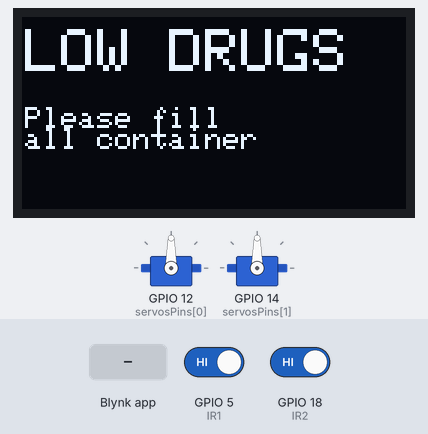
The sketch below on a simulated ESP32. Parts: 128×64 one-colour display, 2 × servo. Inputs (shaded band) come from the test bench; at power-on: GPIO 5 (IR1) HIGH, GPIO 18 (IR2) HIGH. WiFi joins after 1.5 s; servers stay silent unless stated; the display library's start-up logo is not drawn; what the sketch prints to the serial monitor is not drawn.

Above: at 10.0 s.
10.1 s: Blynk app writes 1 to V3
At 10.9 s:
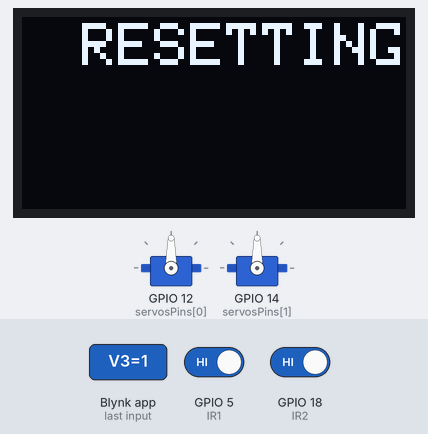
11.6 s: Blynk app writes 1 to V4
At 14.39 s:
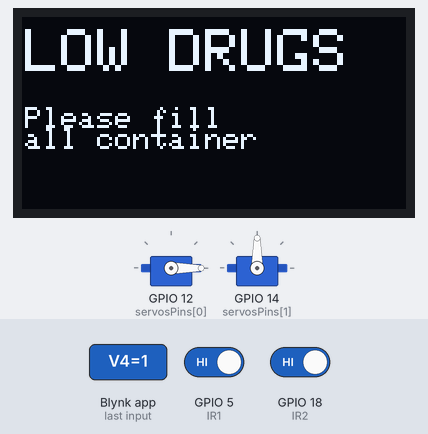
14.6 s: Blynk app writes 1 to V5
At 16.4 s:
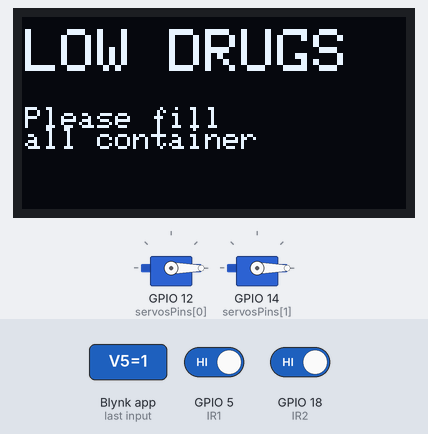
17.1 s: Blynk app writes 200 to V4
At 17.57 s:
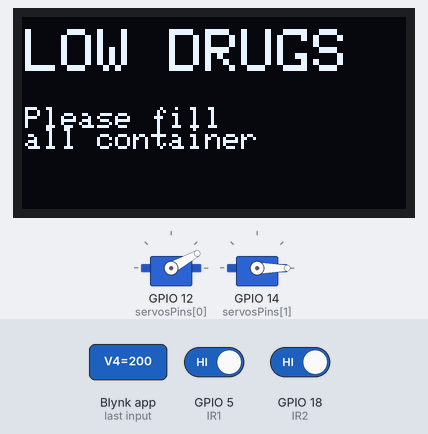
19.6 s: Blynk app writes 0 to V3
At 20.8 s:
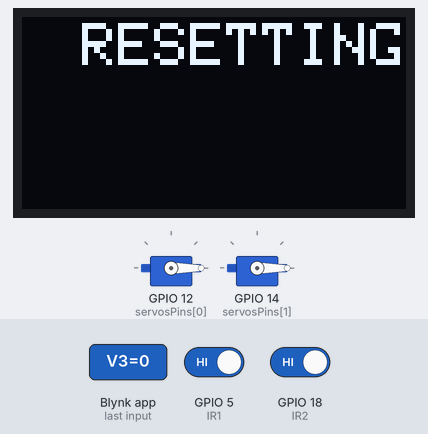
21.1 s: Blynk app writes 200 to V3
Timing chart, 0 to 24.1 s (numbered marks = the images above; inputs shaded):
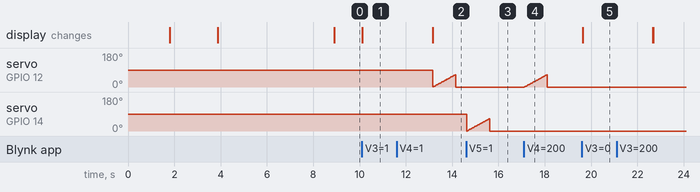

The sketch:

enser_and_Counter_with_OLED_Display_and_Notifier_Using_ESP32.ino
```cpp
//You can get these after setting up Blynk
#define BLYNK_TEMPLATE_ID "template_id"
#define BLYNK_TEMPLATE_NAME "Counter and Organizer"
#define BLYNK_DEVICE_NAME "OLED Pill Organizer and Dispenser"
#define BLYNK_AUTH_TOKEN "auth_token"

#define BLYNK_PRINT Serial
#include <Arduino.h>
#include <analogWrite.h>
#include <WiFi.h>
#include <SPI.h>
#include <WiFiClient.h>
#include <BlynkSimpleEsp32.h>
#include <Adafruit_GFX.h>
#include <Adafruit_SSD1306.h>
#include <ESP32Servo.h>

char auth[] = BLYNK_AUTH_TOKEN;
// Your WiFi credentials.
// Set password to "" for open networks.
char ssid[] = "SSID_ID";
char pass[] = "password";

#define IR1 5  // IR sensor 1
#define IR2 18 // IR sensor 2
#define SCREEN_WIDTH 128 // OLED display width, in pixels
#define SCREEN_HEIGHT 64 // OLED display height, in pixels
#define OLED_RESET 4
#define SCREEN_ADDRESS 0X3C
Adafruit_SSD1306 display(SCREEN_WIDTH, SCREEN_HEIGHT, &Wire, OLED_RESET);

int pos;
int med1 = 0;
int med2 = 0;
bool counter1 = false;
bool counter2 = false;
int x = 0;
int y = 16;

// Servo

const int servoCount = 2;
static const int servosPins[servoCount] = {12, 14};

Servo servos[servoCount];

// -------------------

void countmed1(){
  if(counter1 == true){
    counter1 = false;
    med1 = med1 + 1;
    Serial.print("Number of med1 = ");
    Serial.println(med1/2);
    Blynk.virtualWrite(V0,med1/2);
    if(med1 >= 20){
      Blynk.logEvent("container1_full");
    }
  }

}

void countmed2(){
  if(counter2 == true){
    counter2 = false;
    med2 = med2 + 1;
    Serial.print("Number of med2 = ");
    Serial.println(med2/2);
    Blynk.virtualWrite(V1,med2/2);
    if(med2 >= 20){
      Blynk.logEvent("container2_full");
    }
  }

}

void docounter1() {
  counter1 = true;
}

void docounter2() {
  counter2 = true;
}

void myTimerEvent()
{
  // You can send any value at any time.
  // Please don't send more than 10 values per second.
  Blynk.virtualWrite(V3, millis() / 1000);
}

void oledAleart(){
    display.clearDisplay();
    display.setTextSize(2);
    display.setTextColor(SSD1306_WHITE);
    display.setCursor(1,4);
  if (med1 <= 4 && med2 <= 4){
    display.println(F("LOW DRUGS"));
    display.setCursor(1,30);
    display.setTextSize(1);
    display.println(F("Please fill"));
    display.setCursor(1,37);
    display.println(F("all container"));
  }
  else if(med1 >= 20 && med2 >= 20){
    display.println(F("FULL DRUGS"));
    display.setCursor(1,30);
    display.setTextSize(1);
    display.println(F("Have a"));
    display.setCursor(1,37);
    display.println(F("nice day"));
  }
  display.display();
}


BlynkTimer timer;

BLYNK_WRITE(V3){
  int value = param.asInt();
  if(value = true){
    med1 = 0;
    med2 = 0;
    Blynk.virtualWrite(V0,med1/2);
    Blynk.virtualWrite(V1,med2/2);
    display.clearDisplay();
    display.setTextSize(2);
    display.setTextColor(SSD1306_WHITE);
    display.setCursor(20,2);
    display.println(F("RESETTING"));
    display.display();
    delay(3000);
  }

}


BLYNK_WRITE(V4){
  int value = param.asInt();
  int pos = 0;
  Serial.println("Now, Container 1 is working");
  Serial.println(value);
  if(value >= 1){
    med1 = med1 - 2;
    Serial.print("Number of med1 = ");
    Serial.println(med1/2);
    Blynk.virtualWrite(V0,med1/2);
    for(pos = 0; pos <= 66; pos += 1){
      servos[0].write(pos);
      delay(15);
    }
    for(pos = 66; pos >= 0; pos -= 1){
      servos[0].write(pos);
    }
    if(med1 <= 0 && med2 <= 0){
      Blynk.logEvent("out_of_medicine","Please fill up all containers !!!");
      display.clearDisplay();
      display.setTextSize(2);
      display.setTextColor(SSD1306_WHITE);
      display.setCursor(1,4);
      display.println(F("OUT OF"));
      display.setCursor(1,20);
      display.println(F("Medicine"));
    }
    else if(med1 <= 4){
    Blynk.logEvent("container_1_low","Please fill medicine in container 1");
    }
  }
}

BLYNK_WRITE(V5){
  int value = param.asInt();
  int pos = 0;
  Serial.println("Now, Container 2 is working");
  Serial.println(value);
  if(value >= 1){
    med2 = med2 - 2;
    Serial.print("Number of med2 = ");
    Serial.println(med2/2);
    Blynk.virtualWrite(V1,med2/2);
    for(pos = 0; pos <= 66; pos += 1){
      servos[1].write(pos);
      delay(15);
    }
    for(pos = 66; pos >= 0; pos -= 1){
      servos[1].write(pos);
    }
    if(med1 <= 0 && med2 <= 0){
      Blynk.logEvent("out_of_medicine","Please fill up all containers !!!");
      display.clearDisplay();
      display.setTextSize(2);
      display.setTextColor(SSD1306_WHITE);
      display.setCursor(1,4);
      display.println(F("OUT OF"));
      display.setCursor(1,20);
      display.println(F("Medicine"));
    }
    else if(med1 <= 4){
    Blynk.logEvent("container_2_low","Please fill medicine in container 2");
    }
  }
}


void setup() {
  Serial.begin(115200);
  Blynk.begin(auth, ssid, pass);
  pinMode(IR1, INPUT);
  pinMode(IR2, INPUT);
  attachInterrupt(digitalPinToInterrupt(IR1), docounter1, RISING);
  attachInterrupt(digitalPinToInterrupt(IR2), docounter2, RISING);
  timer.setInterval(1000L, myTimerEvent);
  if(!display.begin(SSD1306_SWITCHCAPVCC, 0x3C)){
    Serial.println(F("SSD1306 allocation failed"));
    for(;;); // Don't proceed, loop forever
  }
  display.display();
  delay(2000);
  // Clear the buffer
  display.clearDisplay();
  display.setTextSize(2);              // Normal 1:1 pixel scale
  display.setTextColor(SSD1306_WHITE);    // Draw white text
  display.setCursor(1,4);              // Start at the top-left corner
  display.println(F("STARTING..."));
  display.setTextSize(1.5);
  display.setCursor(2,25);              // Start at the top-left corner
  display.println(F("PLEASE SETUP"));
  display.setCursor(2,40);
  display.println(F("ON BLYNK"));
  display.drawLine(0, 0, 0, 60, SSD1306_WHITE);
  display.drawLine(0, 60, 127, 60, SSD1306_WHITE);
  display.drawLine(127, 60, 127, 0, SSD1306_WHITE);
  display.drawLine(127, 0, 0, 0, SSD1306_WHITE);
  display.display();
  delay(5000);
  for(int i = 0; i < servoCount; ++i){
    servos[i].attach(servosPins[i]);
  }

}


void loop() {
  Blynk.run();
  timer.run();
  countmed1();
  countmed2();
  oledAleart();
}
```

Measured:
- after the input at 10.1 s, the display: changes at once (image 1)
- after the input at 11.6 s, servo on GPIO 12 (servosPins[0]): ramps from 0° to 65° and jumps back, once every 0.99 s
- after the input at 14.6 s, servo on GPIO 14 (servosPins[1]): ramps from 0° to 66° and jumps back, once every 1.0 s
- after the input at 17.1 s, servo on GPIO 12 (servosPins[0]): rises from 0° to 65° in 0.96 s, then falls to 0° in 0.03 s
- after the input at 19.6 s, the display: changes at once (image 5)
